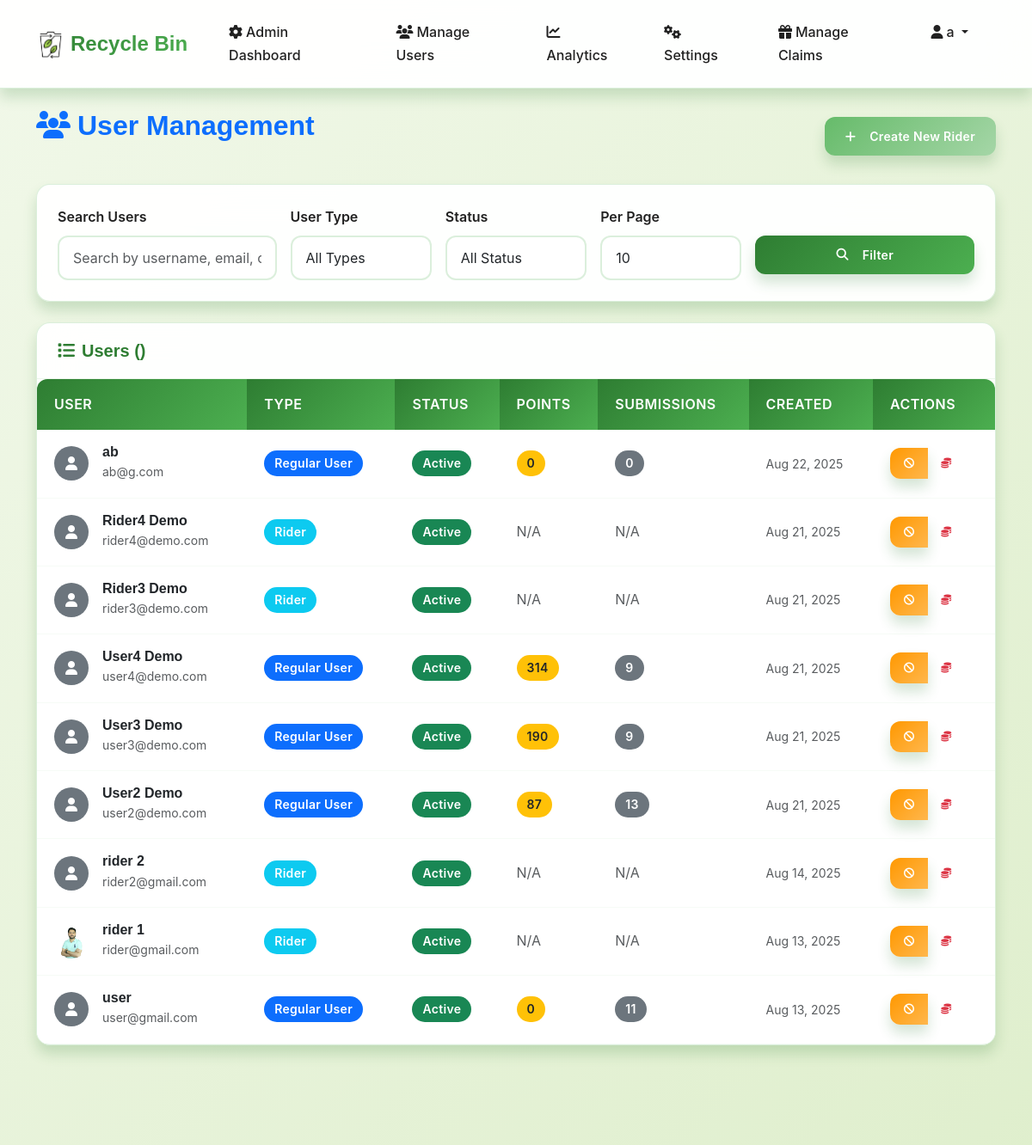
Before: /manage-users/ (signed in, upper part) with the older database file.
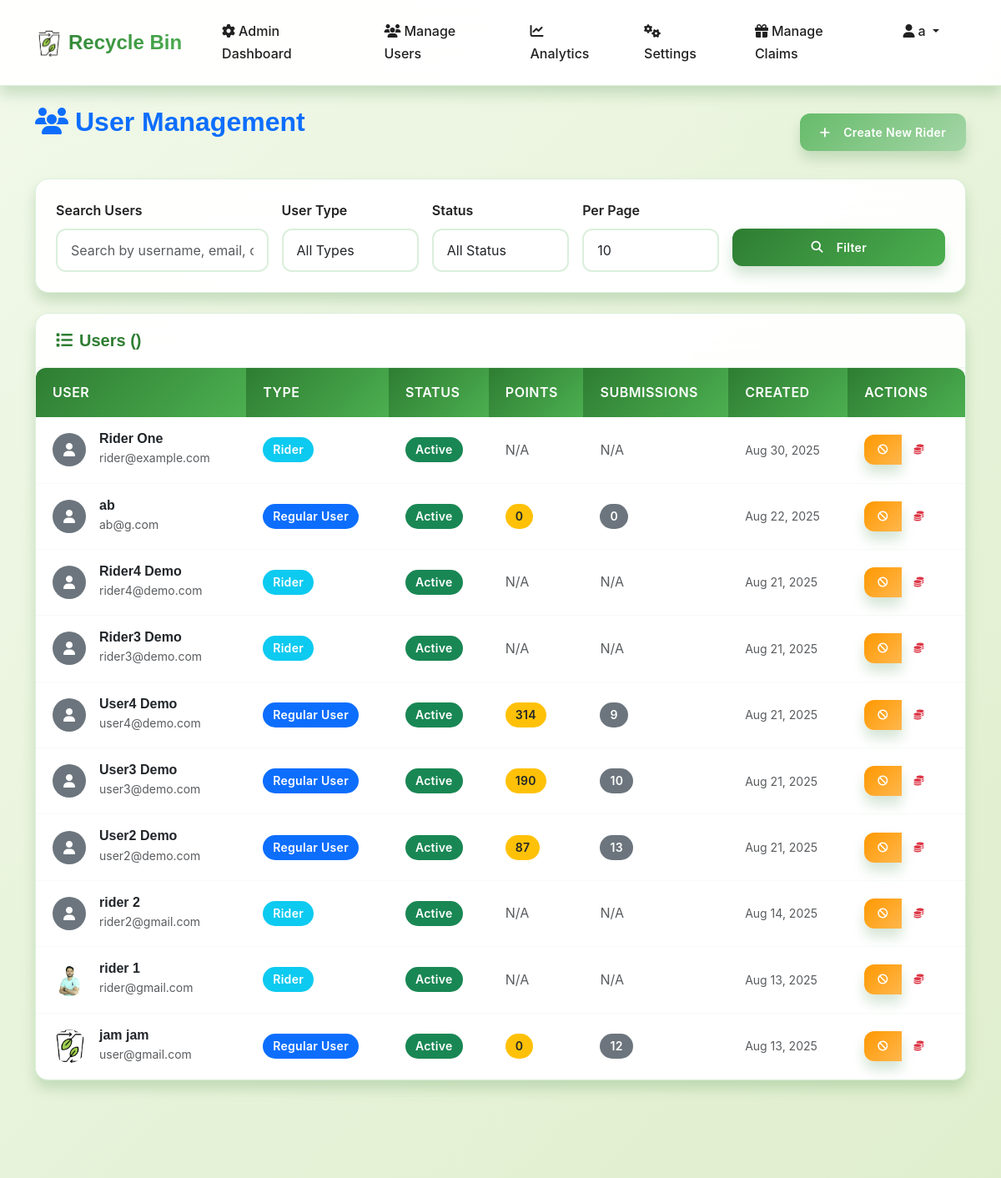
After: the same page with the newer database file.
### accounts/models.py (models this page shows, shortened)
class CustomUser(AbstractUser):
    USER_TYPE_CHOICES = (
        ('user', 'Regular User'),
        ('rider', 'Rider'),
        ('admin', 'Admin')
    )
    STATUS_CHOICES = (
        ('active', 'Active'),
        ('inactive', 'Inactive'),
        ('suspended', 'Suspended'),
    )
    user_type = models.CharField(max_length=10, choices=USER_TYPE_CHOICES, default='user')
    phone = models.CharField(max_length=15, blank=True)
    reward_points = models.PositiveIntegerField(default=0)
    profile_image = models.ImageField(upload_to='profile_images/', blank=True, null=True)
    location = models.CharField(max_length=255, blank=True, help_text="Default collection location")
    status = models.CharField(max_length=10, choices=STATUS_CHOICES, default='active')
    created_at = models.DateTimeField(auto_now_add=True)
    updated_at = models.DateTimeField(auto_now=True)
    id_proof = models.ImageField(upload_to='id_proofs/', blank=True, null=True)
    vehicle_type = models.CharField(max_length=50, blank=True, null=True)
    vehicle_model = models.CharField(max_length=50, blank=True, null=True)
    license_plate = models.CharField(max_length=20, blank=True, null=True)
    vehicle_color = models.CharField(max_length=30, blank=True, null=True)

### dashboard/views.py (the view, shortened to what this page needs)
# urls.py: path('manage-users/', views.manage_users, name='manage_users'),
@login_required
@user_passes_test(is_admin)
def manage_users(request):
    search_query = request.GET.get('search', '')
    user_type_filter = request.GET.get('user_type', '')
    status_filter = request.GET.get('status', '')
    per_page = int(request.GET.get('per_page', 10))
    users = CustomUser.objects.exclude(user_type='admin')
    if user_type_filter:
        users = users.filter(user_type=user_type_filter)
    if status_filter:
        users = users.filter(status=status_filter)
    users = users.order_by('-created_at')
    paginator = Paginator(users, per_page)
    page_number = request.GET.get('page')
    page_obj = paginator.get_page(page_number)
    context = {
        'users': page_obj,
        'search_query': search_query,
        'user_type_filter': user_type_filter,
        'status_filter': status_filter,
        'per_page': per_page,
        'is_paginated': paginator.num_pages > 1,
        'page_obj': page_obj,
    }
    return render(request, 'dashboard/manage_users.html', context)

### dashboard/views.py (called while the page is built)
def is_admin(user):
    return user.is_authenticated and user.user_type == 'admin'

### templates/dashboard/manage_users.html (shortened to what the changed rows need)
{% extends 'base.html' %}
{% block content %}
<div class="container py-4">
    <div class="row mb-4">
        <div class="col-12">
            <div class="d-flex justify-content-between align-items-center">
                <h2 class="text-primary">
                    <i class="fas fa-users me-2"></i>User Management
                </h2>
            </div>
        </div>
    </div>
    <div class="row">
        <div class="col-12">
            <div class="card">
                <div class="card-body p-0">
                    <div class="table-responsive">
                        <table class="table table-hover mb-0">
                            <thead class="table-dark">
                                <tr>
                                    <th>User</th>
                                    <th>Type</th>
                                    <th>Status</th>
                                    <th>Points</th>
                                    <th>Submissions</th>
                                    <th>Created</th>
                                    <th>Actions</th>
                                </tr>
                            </thead>
                            <tbody>
                                {% for user in users %}
                                <tr>
                                    <td>
                                        <div class="d-flex align-items-center">
                                            {% if user.profile_image %}
                                                <img src="{{ user.profile_image.url }}" alt="Profile"
                                                     class="rounded-circle me-3" style="width: 40px; height: 40px; object-fit: cover;">
                                            {% else %}
                                                <div class="rounded-circle bg-secondary d-flex align-items-center justify-content-center me-3"
                                                     style="width: 40px; height: 40px;">
                                                    <i class="fas fa-user text-white"></i>
                                                </div>
                                            {% endif %}
                                            <div>
                                                <h6 class="mb-0">{{ user.get_full_name|default:user.username }}</h6>
                                                <small class="text-muted">{{ user.email }}</small>
                                            </div>
                                        </div>
                                    </td>
                                    <td>
                                        <span class="badge {% if user.user_type == 'rider' %}bg-info{% else %}bg-primary{% endif %}">
                                            {{ user.get_user_type_display }}
                                        </span>
                                    </td>
                                    <td>
                                        <span class="badge {% if user.status == 'active' %}bg-success{% elif user.status == 'suspended' %}bg-danger{% else %}bg-warning{% endif %}">
                                            {{ user.get_status_display }}
                                        </span>
                                    </td>
                                    <td>
                                        {% if user.user_type == 'rider' %}
                                            <span class="text-muted">N/A</span>
                                        {% else %}
                                            <span class="badge bg-warning text-dark">{{ user.reward_points }}</span>
                                        {% endif %}
                                    </td>
                                    <td>
                                        {% if user.user_type == 'rider' %}
                                            <span class="text-muted">N/A</span>
                                        {% else %}
                                            <span class="badge bg-secondary">{{ user.submissions.count }}</span>
                                        {% endif %}
                                    </td>
                                    <td>
                                        <small class="text-muted">{{ user.created_at|date:"M d, Y" }}</small>
                                    </td>
                                    <td>
                                        <div class="btn-group" role="group">
                                            {% if user.status == 'active' %}
                                                <a href="{% url 'dashboard:toggle_user_status' user.id %}"
                                                   class="btn btn-sm btn-warning"
                                                   onclick="return confirm('Are you sure you want to suspend this user?')">
                                                    <i class="fas fa-ban"></i>
                                                </a>
                                            {% else %}
                                                <a href="{% url 'dashboard:toggle_user_status' user.id %}"
                                                   class="btn btn-sm btn-success">
                                                    <i class="fas fa-check"></i>
                                                </a>
                                            {% endif %}
                                            <button class="btn btn-sm btn-outline-danger"
                                                    onclick="clearUserPoints('{{ user.id }}', '{{ user.username }}')"
                                                    title="Clear reward points">
                                                <i class="fas fa-coins"></i>
                                            </button>
                                        </div>
                                    </td>
                                </tr>
                                {% endfor %}
                            </tbody>
                        </table>
                    </div>
                </div>
            </div>
        </div>
    </div>
</div>
{% endblock %}

Changed rows visible on the page:
added CustomUser: get_full_name "Rider One", email "rider@example.com", user_type "Rider", status "Active", shows "N/A", created_at "Aug 30, 2025"
changed CustomUser "User3 Demo": submissions.count "9" → "10"
changed CustomUser "user@gmail.com": profile_image: picture added; get_full_name "user" → "jam jam"; submissions.count "11" → "12"
